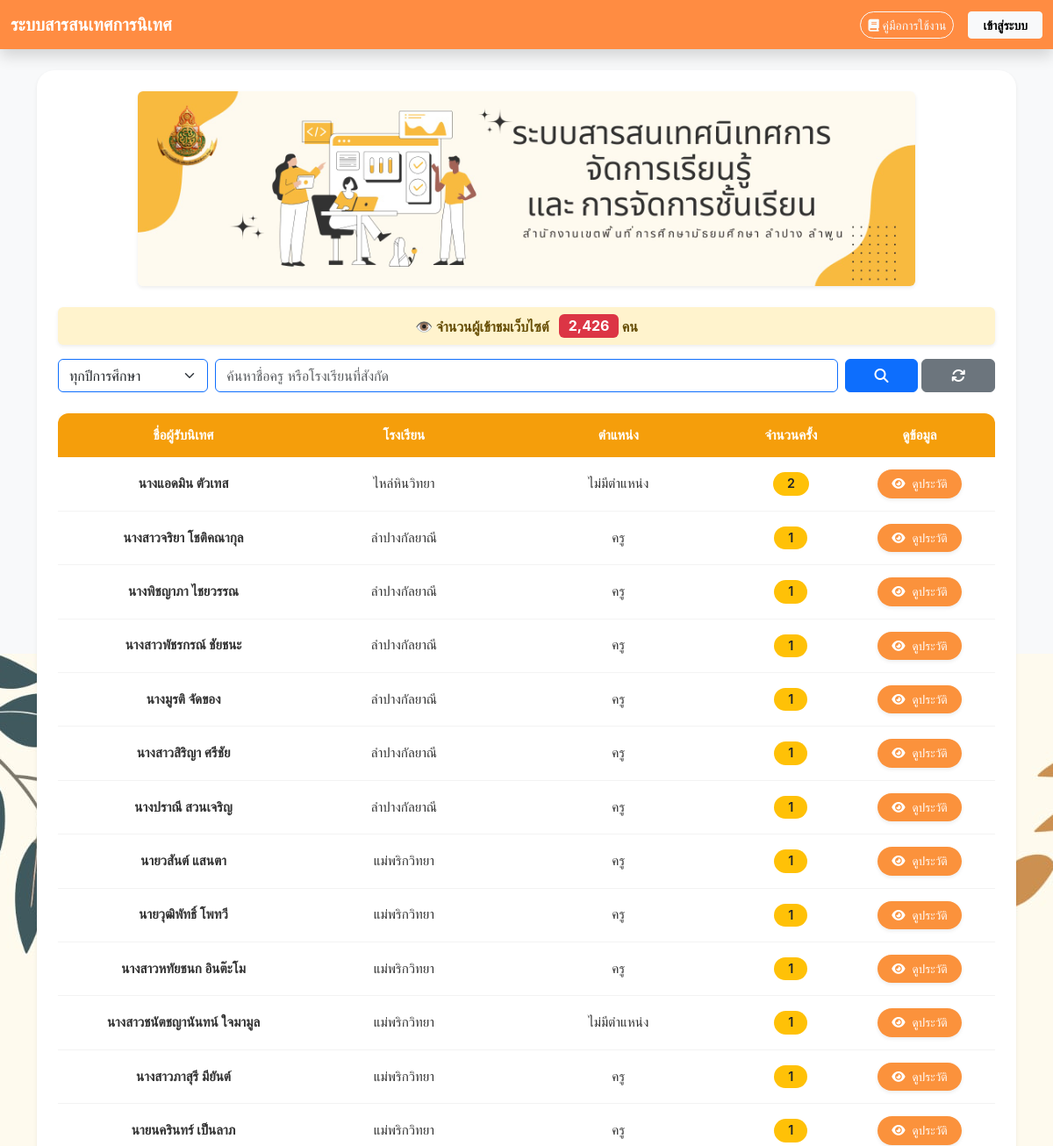
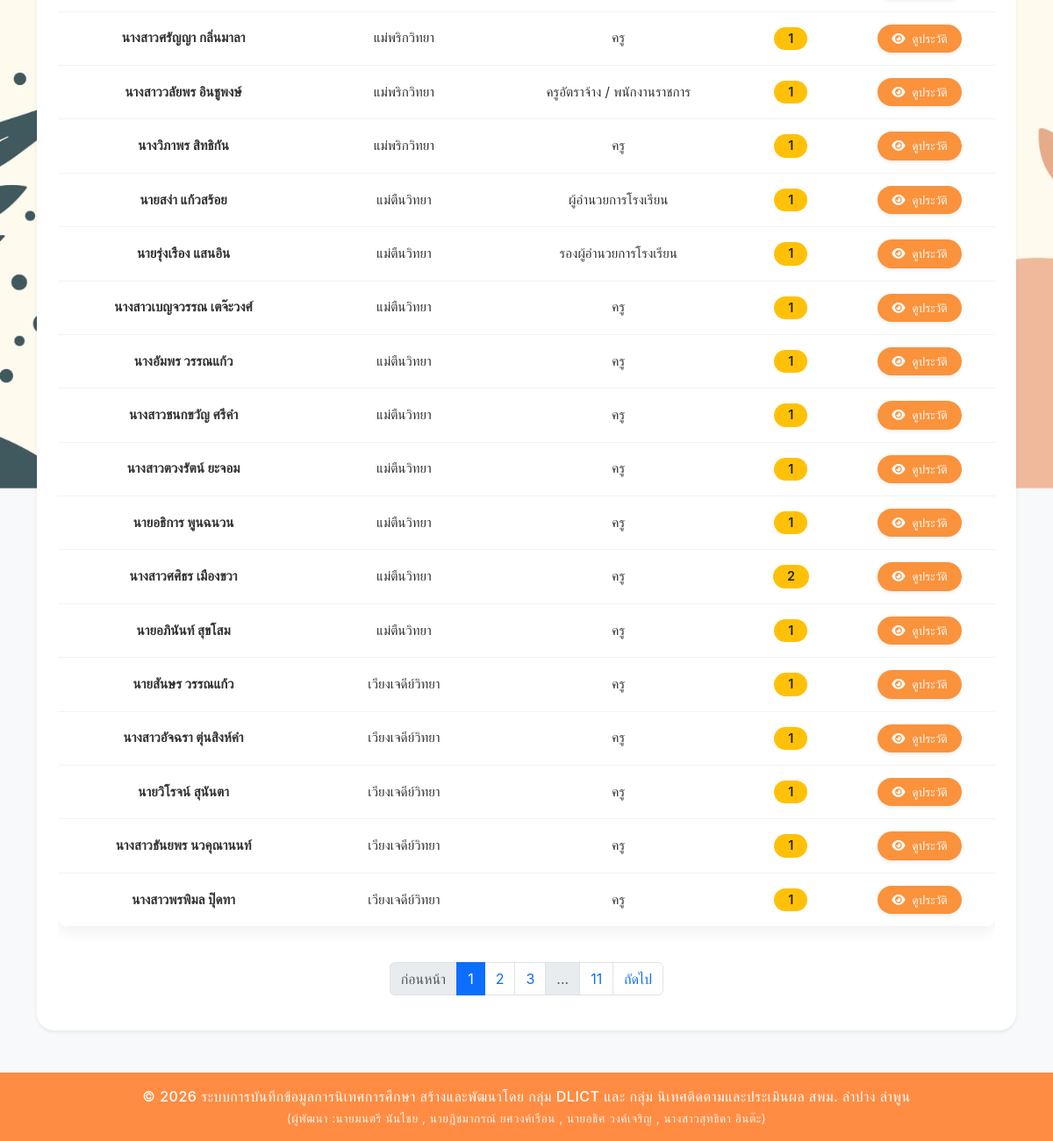
The page / on the database its author committed (2 pictures, top to bottom).
### tables this page shows
CREATE TABLE `site_views` (
  `id` int(11) NOT NULL,
  `total_views` int(11) NOT NULL DEFAULT 0
);

CREATE TABLE `teacher` (
  `office_id` varchar(10) NOT NULL COMMENT 'รหัสสำนักงาน',
  `school_id` varchar(10) NOT NULL COMMENT 'รหัสโรงเรียน',
  `t_pid` varchar(13) NOT NULL COMMENT 'รหัสบัตร ปชช. ครู',
  `prefix_id` varchar(10) NOT NULL COMMENT 'รหัสคำนำหน้าชื่อ',
  `f_name` varchar(100) DEFAULT NULL COMMENT 'ชื่อ',
  `m_name` varchar(100) DEFAULT NULL COMMENT 'ชื่อกลาง',
  `l_name` varchar(100) DEFAULT NULL COMMENT 'นามสกุล',
  `subjectgroup_id` int(11) DEFAULT NULL,
  `position_id` int(11) NOT NULL COMMENT 'รหัสประเภท',
  `rank_id` int(11) DEFAULT NULL COMMENT 'รหัสวิทยฐานะ'
);

CREATE TABLE `school` (
  `school_id` varchar(10) NOT NULL COMMENT 'รหัสโรงเรียน',
  `school_name` varchar(255) DEFAULT NULL COMMENT 'ชื่อโรงเรียน'
);

CREATE TABLE `position` (
  `position_id` int(11) NOT NULL,
  `position_name` varchar(255) DEFAULT NULL
);

### index.php (the view, shortened to what this page needs)
<?php
require_once 'config/db_connect.php';
$stmt = $conn->prepare("SELECT total_views FROM site_views LIMIT 1");
$stmt->execute();
$views = $stmt->fetchColumn();
$limit  = 30;
$page   = (isset($_GET['page']) && is_numeric($_GET['page'])) ? (int)$_GET['page'] : 1;
$page   = max($page, 1);
$offset = ($page - 1) * $limit;
$search_name   = $_GET['search_name'] ?? '';
$selected_year = $_GET['academic_year'] ?? '';
try {
    $count_sql = "
        SELECT COUNT(DISTINCT t.t_pid)
        FROM teacher t
        WHERE (
            t.t_pid IN (SELECT t_pid FROM supervision_sessions WHERE deleted_at IS NULL " . (!empty($selected_year) ? " AND academic_year = :year " : "") . ")
            OR
            t.t_pid IN (SELECT t_pid FROM quick_win WHERE deleted_at IS NULL " . (!empty($selected_year) ? " AND academic_year = :year " : "") . ")
        )
    ";
    $count_params = [];
    $stmt_count = $conn->prepare($count_sql);
    $stmt_count->execute($count_params);
    $total_rows  = (int)$stmt_count->fetchColumn();
    $total_pages = max(ceil($total_rows / $limit), 1);
    $sql = "
        SELECT
            t.t_pid AS teacher_t_pid,
            CONCAT(IFNULL(p.prefix_name,''), t.f_name,' ',t.l_name) AS teacher_full_name,
            pos.position_name AS teacher_position,
            s.school_name AS t_school,
            (SELECT COUNT(*) FROM supervision_sessions WHERE t_pid = t.t_pid AND deleted_at IS NULL " . (!empty($selected_year) ? " AND academic_year = :year " : "") . ") AS count_normal,
            (SELECT COUNT(*) FROM quick_win WHERE t_pid = t.t_pid AND deleted_at IS NULL " . (!empty($selected_year) ? " AND academic_year = :year " : "") . ") AS count_quickwin,
            GREATEST(
                IFNULL((SELECT MAX(supervision_date) FROM supervision_sessions WHERE t_pid = t.t_pid AND deleted_at IS NULL " . (!empty($selected_year) ? " AND academic_year = :year " : "") . "), '0000-00-00'),
                IFNULL((SELECT MAX(supervision_date) FROM quick_win WHERE t_pid = t.t_pid AND deleted_at IS NULL " . (!empty($selected_year) ? " AND academic_year = :year " : "") . "), '0000-00-00')
            ) AS latest_date
        FROM teacher t
        LEFT JOIN prefix p   ON t.prefix_id = p.prefix_id
        LEFT JOIN position pos ON t.position_id = pos.position_id
        LEFT JOIN school s   ON t.school_id = s.school_id
        WHERE (
            t.t_pid IN (SELECT t_pid FROM supervision_sessions WHERE deleted_at IS NULL " . (!empty($selected_year) ? " AND academic_year = :year " : "") . ")
            OR
            t.t_pid IN (SELECT t_pid FROM quick_win WHERE deleted_at IS NULL " . (!empty($selected_year) ? " AND academic_year = :year " : "") . ")
        )
    ";
    $sql .= " ORDER BY latest_date DESC LIMIT :limit OFFSET :offset";
    $stmt = $conn->prepare($sql);
    $stmt->bindValue(':limit', $limit, PDO::PARAM_INT);
    $stmt->bindValue(':offset', $offset, PDO::PARAM_INT);
    $stmt->execute();
    $results = $stmt->fetchAll(PDO::FETCH_ASSOC);
} catch (PDOException $e) {
    die("Error: " . $e->getMessage());
}
?>
<!DOCTYPE html>
<html lang="th">
<head>
    <link href="https://cdn.jsdelivr.net/npm/bootstrap@5.3.3/dist/css/bootstrap.min.css" rel="stylesheet">
    <link rel="stylesheet" href="https://cdnjs.cloudflare.com/ajax/libs/font-awesome/6.5.0/css/all.min.css">
    <link rel="stylesheet" href="css/styles.css">
    <link rel="stylesheet" href="css/index.css">
    <link rel="stylesheet" href="css/table_teacher.css">
</head>
<body class="bg-light">
    <?php include 'navbar.php'; ?>
    <div class="container mt-4 mb-5">
        <div class="card border-0 shadow-sm p-4">
            <div class="row justify-content-center mb-4">
                <div class="col-12 col-lg-10">
                    <div class="text-center">
                        <img src="images/banner.png"
                            class="img-fluid rounded shadow-sm"
                            style="width: 100%; max-height: 250px; object-fit: contain; background-color: #fff;">
                    </div>
                </div>
            </div>
            <div class="alert alert-warning text-center fw-bold py-2 shadow-sm border-0">
                👁️ จำนวนผู้เข้าชมเว็บไซต์
                <span class="badge bg-danger fs-6 ms-2"><?= number_format($views); ?></span> คน
            </div>
            <form method="GET" class="mb-4" id="filterForm">
                <div class="row g-2">
                    <div class="col-md-2">
                        <select name="academic_year" class="form-select border-primary" onchange="this.form.submit();">
                            <option value="">ทุกปีการศึกษา</option>
                        </select>
                    </div>
                    <div class="col-md-8">
                        <input type="text" name="search_name" class="form-control border-primary" placeholder="ค้นหาชื่อครู หรือโรงเรียนที่สังกัด" value="<?= htmlspecialchars($search_name) ?>">
                    </div>
                    <div class="col-md-2 d-flex gap-1">
                        <button class="btn btn-primary w-100"><i class="fas fa-search"></i></button>
                        <a href="index.php" class="btn btn-secondary w-100"><i class="fas fa-sync"></i></a>
                    </div>
                </div>
            </form>
            <div class="table-responsive" id="search-results">
                <table class="table table-hover align-middle teacher-table">
                    <thead class="table-light">
                        <tr>
                            <th class="text-center" style="min-width: 150px;">ชื่อผู้รับนิเทศ</th>
                            <th class="text-center" style="min-width: 150px;">โรงเรียน</th>
                            <th class="text-center" style="min-width: 120px;">ตำแหน่ง</th>
                            <th class="text-center">จำนวนครั้ง</th>
                            <th class="text-center">ดูข้อมูล</th>
                        </tr>
                    </thead>
                    <tbody>
                        <?php if (empty($results)): ?>
                            <tr>
                                <td colspan="5" class="text-center text-danger py-4">ไม่พบข้อมูลที่ค้นหา</td>
                            </tr>
                        <?php else: ?>
                            <?php foreach ($results as $row): ?>
                                <tr>
                                    <td class="text-center" data-label="ชื่อผู้รับนิเทศ"><strong><?= htmlspecialchars($row['teacher_full_name']) ?></strong></td>
                                    <td class="text-center" data-label="โรงเรียน"><?= htmlspecialchars($row['t_school']) ?></td>
                                    <td class="text-center" data-label="ตำแหน่ง"><?= htmlspecialchars($row['teacher_position']) ?></td>
                                    <td class="text-center" data-label="จำนวนครั้ง">
                                        <span class="badge rounded-pill bg-warning text-dark px-3">
                                            <?= $row['count_normal'] + $row['count_quickwin'] ?>
                                        </span>
                                    </td>
                                    <td class="text-center" data-label="ดูข้อมูล">
                                        <form action="session_details.php" method="POST">
                                            <button class="btn btn-info btn-sm px-3 text-white rounded-pill shadow-sm">
                                                <i class="fas fa-eye me-1"></i> ดูประวัติ
                                            </button>
                                        </form>
                                    </td>
                                </tr>
                            <?php endforeach; ?>
                        <?php endif; ?>
                    </tbody>
                </table>
            </div>
            <?php if ($total_pages > 1): ?>
                <nav class="mt-4">
                <ul class="pagination justify-content-center">
                    <?php
                    $queryString = http_build_query(['search_name' => $search_name, 'academic_year' => $selected_year]);
                    ?>
                    <li class="page-item <?= ($page <= 1) ? 'disabled' : '' ?>">
                        <a class="page-link" href="?page=<?= $page - 1 ?>&<?= $queryString ?>">ก่อนหน้า</a>
                    </li>
                    <?php
                    $window = 2;
                    for ($i = 1; $i <= $total_pages; $i++):
                        if ($i == 1 || $i == $total_pages || ($i >= $page - $window && $i <= $page + $window)):
                    ?>
                            <li class="page-item <?= ($i == $page) ? 'active' : '' ?>">
                                <a class="page-link" href="?page=<?= $i ?>&<?= $queryString ?>"><?= $i ?></a>
                            </li>
                    <?php
                        elseif ($i == $page - $window - 1 || $i == $page + $window + 1):
                    ?>
                            <li class="page-item disabled"><span class="page-link">...</span></li>
                    <?php
                        endif;
                    endfor;
                    ?>
                    <li class="page-item <?= ($page >= $total_pages) ? 'disabled' : '' ?>">
                        <a class="page-link" href="?page=<?= $page + 1 ?>&<?= $queryString ?>">ถัดไป</a>
                    </li>
                </ul>
                </nav>
            <?php endif; ?>
        </div>
    </div>
    <?php include 'footer.php'; ?>
</body>
</html>

### navbar.php (shortened to what this page needs)
<?php
$nav_prefix = $nav_prefix ?? '';
?>
<nav class="navbar navbar-dark navbar-custom sticky-top shadow">
    <div class="container-fluid">
        <div class="d-flex align-items-center">
        <a class="navbar-brand fw-bold d-none d-sm-block" href="<?= $nav_prefix ?>index.php">ระบบสารสนเทศการนิเทศ</a>
        </div>
        <div class="d-flex align-items-center">
            <a href="<?= $nav_prefix ?>manual.php" class="btn btn-outline-light btn-sm rounded-pill me-3 d-none d-md-block">
                <i class="fas fa-book"></i> คู่มือการใช้งาน
            </a>
            <?php if (!empty($_SESSION['is_logged_in'])): ?>
                <a href="<?= $nav_prefix ?>logout.php" class="btn btn-outline-light btn-sm rounded-pill">
                    <i class="fas fa-sign-out-alt"></i> ออกจากระบบ
                </a>
            <?php else: ?>
                <a href="<?= $nav_prefix ?>login.php" class="btn btn-light btn-sm fw-bold px-3">เข้าสู่ระบบ</a>
            <?php endif; ?>
        </div>
    </div>
</nav>

### footer.php (shortened to what this page needs)
<footer>
    &copy; <?= date('Y') ?> ระบบการบันทึกข้อมูลการนิเทศการศึกษา สร้างและพัฒนาโดย กลุ่ม DLICT และ กลุ่ม นิเทศติดตามและประเมินผล สพม. ลำปาง ลำพูน
    <br>
    <span style="font-size: 0.85rem; font-weight: normal; opacity: 0.9;">
        (ผู้พัฒนา :นายมนตรี นันไชย , นายฎิชมากรณ์ ยศวงค์เรือน , นายอธิศ วงค์เจริญ , นางสาวสุทธิดา อินต๊ะ)
    </span>
</footer>

### css/styles.css (style rules this page uses)
body { background-image: url('../images/bg001.jpg'); background-size: cover; background-repeat: no-repeat; background-position: center center; background-attachment: fixed; background-color: #f8f9fa; }

### css/index.css (style rules this page uses)
body { font-family: 'Inter', sans-serif; background: url('../images/bg001.jpg') no-repeat center center fixed; display: flex; flex-direction: column; min-height: 100vh; }
.card { border-radius: 20px; box-shadow: 0 8px 25px rgba(0, 0, 0, 0.1); }
.badge { transition: transform 0.2s ease; }
footer { background: #ff8c42; color: white; text-align: center; padding: 15px 0; margin-top: auto; font-weight: 500; letter-spacing: 0.5px; }

### css/table_teacher.css (style rules this page uses)
.teacher-table { border-radius: 12px; overflow: hidden; background-color: #ffffff; box-shadow: 0 6px 18px rgba(0, 0, 0, 0.06); }
.teacher-table thead th { background-color: #f59e0b; color: #ffffff; font-weight: 600; font-size: 0.95rem; text-align: center; padding: 14px 12px; border: none; white-space: nowrap; }
.teacher-table tbody td { padding: 14px 12px; vertical-align: middle; border-bottom: 1px solid #f3f3f3; font-size: 0.95rem; color: #333333; }
.teacher-table tbody tr { transition: background-color 0.25s ease; }
.teacher-table .badge { background-color: #fde68a; color: #92400e; padding: 6px 14px; font-size: 0.9rem; border-radius: 20px; font-weight: 600; }
.teacher-table .btn-info { background-color: #fb923c; border: none; color: #ffffff; border-radius: 18px; padding: 6px 14px; font-size: 0.85rem; transition: all 0.25s ease; }

### navbar.php (style rules this page uses)
:root { --primary-color: #ff8c42; }
.navbar-custom { background-color: var(--primary-color); }

### footer.php (style rules this page uses)
footer { background: #ff8c42; color: white; text-align: center; padding: 15px 0; font-weight: 500; letter-spacing: 0.5px; margin-top: auto; }

### rows shown on the page
site_views: total_views "2,426"
teacher: teacher_full_name "นางแอดมิน ตัวเทส", school.school_name "ไหล่หินวิทยา", position.position_name "ไม่มีตำแหน่ง", count_quickwin "2"
teacher: teacher_full_name "นางสาวจริยา โชติคณากุล", school.school_name "ลำปางกัลยาณี", position.position_name "ครู", count_quickwin "1"
teacher: teacher_full_name "นางพิชญาภา ไชยวรรณ", school.school_name "ลำปางกัลยาณี", position.position_name "ครู", count_quickwin "1"
teacher: teacher_full_name "นางสาวพัชรกรณ์ ชัยชนะ", school.school_name "ลำปางกัลยาณี", position.position_name "ครู", count_quickwin "1"
teacher: teacher_full_name "นางมูรติ จัดของ", school.school_name "ลำปางกัลยาณี", position.position_name "ครู", count_quickwin "1"
teacher: teacher_full_name "นางสาวสิริญา ศรีชัย", school.school_name "ลำปางกัลยาณี", position.position_name "ครู", count_quickwin "1"
teacher: teacher_full_name "นางปราณี สวนเจริญ", school.school_name "ลำปางกัลยาณี", position.position_name "ครู", count_quickwin "1"
teacher: teacher_full_name "นายวสันต์ แสนตา", school.school_name "แม่พริกวิทยา", position.position_name "ครู", count_quickwin "1"
teacher: teacher_full_name "นายวุฒิพัทธิ์ โพทวี", school.school_name "แม่พริกวิทยา", position.position_name "ครู", count_quickwin "1"
teacher: teacher_full_name "นางสาวหทัยชนก อินต๊ะโม", school.school_name "แม่พริกวิทยา", position.position_name "ครู", count_quickwin "1"
teacher: teacher_full_name "นางสาวชนัตชญานันทน์ ใจมามูล", school.school_name "แม่พริกวิทยา", position.position_name "ไม่มีตำแหน่ง", count_quickwin "1"
teacher: teacher_full_name "นางสาวภาสุรี มียันต์", school.school_name "แม่พริกวิทยา", position.position_name "ครู", count_quickwin "1"
teacher: teacher_full_name "นายนครินทร์ เป็นลาภ", school.school_name "แม่พริกวิทยา", position.position_name "ครู", count_quickwin "1"
teacher: teacher_full_name "นางสาวศรัญญา กลิ่นมาลา", school.school_name "แม่พริกวิทยา", position.position_name "ครู", count_quickwin "1"
teacher: teacher_full_name "นางสาววลัยพร อินชูพงษ์", school.school_name "แม่พริกวิทยา", position.position_name "ครูอัตราจ้าง / พนักงานราชการ", count_quickwin "1"
teacher: teacher_full_name "นางวิภาพร สิทธิกัน", school.school_name "แม่พริกวิทยา", position.position_name "ครู", count_quickwin "1"
teacher: teacher_full_name "นายสง่า แก้วสร้อย", school.school_name "แม่ตืนวิทยา", position.position_name "ผู้อำนวยการโรงเรียน", count_quickwin "1"
teacher: teacher_full_name "นายรุ่งเรือง แสนอิน", school.school_name "แม่ตืนวิทยา", position.position_name "รองผู้อำนวยการโรงเรียน", count_quickwin "1"
teacher: teacher_full_name "นางสาวเบญจวรรณ เตจ๊ะวงศ์", school.school_name "แม่ตืนวิทยา", position.position_name "ครู", count_quickwin "1"
teacher: teacher_full_name "นางอัมพร วรรณแก้ว", school.school_name "แม่ตืนวิทยา", position.position_name "ครู", count_quickwin "1"
teacher: teacher_full_name "นางสาวชนกขวัญ ศรีคำ", school.school_name "แม่ตืนวิทยา", position.position_name "ครู", count_quickwin "1"
teacher: teacher_full_name "นางสาวตวงรัตน์ ยะจอม", school.school_name "แม่ตืนวิทยา", position.position_name "ครู", count_quickwin "1"
teacher: teacher_full_name "นายอธิการ พูนฉนวน", school.school_name "แม่ตืนวิทยา", position.position_name "ครู", count_quickwin "1"
teacher: teacher_full_name "นางสาวศศิธร เมืองขวา", school.school_name "แม่ตืนวิทยา", position.position_name "ครู", count_quickwin "2"
teacher: teacher_full_name "นายอภินันท์ สุขโสม", school.school_name "แม่ตืนวิทยา", position.position_name "ครู", count_quickwin "1"
teacher: teacher_full_name "นายสันษร วรรณแก้ว", school.school_name "เวียงเจดีย์วิทยา", position.position_name "ครู", count_quickwin "1"
teacher: teacher_full_name "นางสาวอัจฉรา ตุ่นสิงห์คำ", school.school_name "เวียงเจดีย์วิทยา", position.position_name "ครู", count_quickwin "1"
teacher: teacher_full_name "นายวิโรจน์ สุนันตา", school.school_name "เวียงเจดีย์วิทยา", position.position_name "ครู", count_quickwin "1"
teacher: teacher_full_name "นางสาวธันยพร นวคุณานนท์", school.school_name "เวียงเจดีย์วิทยา", position.position_name "ครู", count_quickwin "1"
teacher: teacher_full_name "นางสาวพรพิมล ปุ๊ดทา", school.school_name "เวียงเจดีย์วิทยา", position.position_name "ครู", count_quickwin "1"
